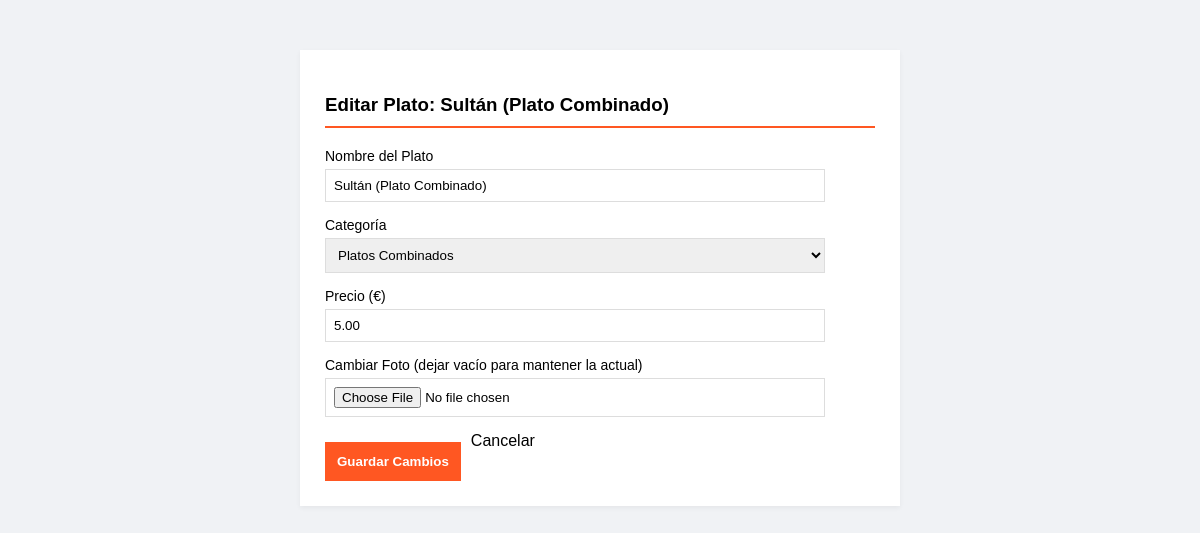
The app's page /admin/editar_plato.php?id=9 (signed in) with its own data.
### tables this page shows
CREATE TABLE IF NOT EXISTS `platos` (
  `id` INT AUTO_INCREMENT PRIMARY KEY,
  `nombre` VARCHAR(100) NOT NULL,
  `descripcion` TEXT,
  `precio` DECIMAL(10, 2) NOT NULL,
  `imagen` VARCHAR(255) DEFAULT 'default.jpg',
  `disponible` TINYINT(1) DEFAULT 1
);

### admin/editar_plato.php (the view, shortened to what this page needs)
<?php
include '../db.php';
$id = $_GET['id'];
$res = mysqli_query($conexion, "SELECT * FROM platos WHERE id = '$id'");
$p = mysqli_fetch_assoc($res);
?>
<!DOCTYPE html>
<html lang="es">
<head>
    <link rel="stylesheet" href="../css/estilos.css">
</head>
<body class="body-admin">
    <div class="contenedor" style="margin-top: 50px; max-width: 600px;">
        <div class="bloque-panel">
            <h3><i class="fas fa-edit"></i> Editar Plato: <?php echo $p['nombre']; ?></h3>
            <form action="actualizar_plato.php" method="POST" class="formulario-admin" enctype="multipart/form-data">
                <div class="grupo-input">
                    <label>Nombre del Plato</label>
                    <input type="text" name="nombre" value="<?php echo $p['nombre']; ?>" required>
                </div>
                <div class="grupo-input">
                    <label>Categoría</label>
                    <select name="categoria">
                        <option value="Combinados" <?php if($p['categoria']=='Combinados') echo 'selected'; ?>>Platos Combinados</option>
                    </select>
                </div>
                <div class="grupo-input">
                    <label>Precio (€)</label>
                    <input type="number" step="0.01" name="precio" value="<?php echo $p['precio']; ?>" required>
                </div>
                <div class="grupo-input">
                    <label>Cambiar Foto (dejar vacío para mantener la actual)</label>
                    <input type="file" name="nueva_imagen" accept="image/*">
                </div>
                <div style="display:flex; gap:10px;">
                    <button type="submit" class="boton-accion">Guardar Cambios</button>
                    <a href="panel.php" class="btn-deshabilitado" style="text-decoration:none; text-align:center;">Cancelar</a>
                </div>
            </form>
        </div>
    </div>
</body>
</html>

### css/estilos.css (style rules this page uses)
body { margin: 0; padding: 0; box-sizing: border-box; font-family: "Poppins", sans-serif; background-color: #f5f5f5; }
a { text-decoration: none; color: inherit; }
.body-admin { background-color: #f0f2f5; }
.bloque-panel { background: white; padding: 25px; margin-bottom: 30px; box-shadow: 0 2px 5px rgba(0, 0, 0, 0.05); }
.bloque-panel h3 { border-bottom: 2px solid #ff5722; padding-bottom: 10px; margin-bottom: 20px; }
.formulario-admin { display: grid; gap: 15px; }
.formulario-admin .grupo-input { display: flex; flex-direction: column; }
.formulario-admin .grupo-input label { font-size: 14px; margin-bottom: 5px; }
.formulario-admin .grupo-input input, .formulario-admin .grupo-input select { padding: 8px; border: 1px solid #ddd; }
.formulario-admin { max-width: 500px; }
.formulario-admin .boton-accion { background-color: #ff5722; color: white; border: none; padding: 12px; font-weight: bold; cursor: pointer; margin-top: 10px; }
.contenedor { max-width: 1000px; margin: 40px auto; padding: 0 20px; font-family: "Poppins", sans-serif; }
.contenedor { max-width: 1200px; margin: 0 auto; padding: 0 20px; }

### records on screen
platos: nombre "Sultán (Plato Combinado)", categoria "Platos Combinados", precio "5.00"
